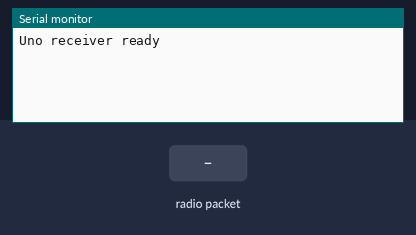
The sketch below on a simulated Arduino Uno, built with avr-gcc and run on an emulated ATmega328P. Shown: the last lines printed to the serial monitor. The inputs (shaded band) are chosen by the test bench. No radio packets arrive unless stated.

Above: at 1.2 s.
1.3 s: radio packet "1" arrives
At 2.0 s:
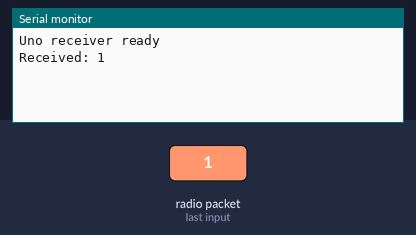
2.8 s: radio packet "0" arrives
At 3.2 s:
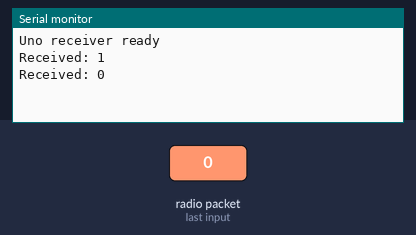
4.3 s: radio packet "2" arrives
At 5.5 s:
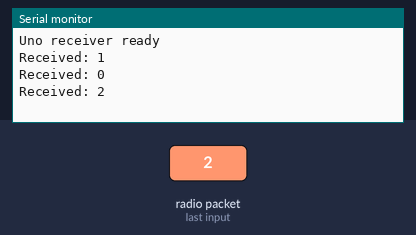

The sketch:

uno_rx_reconstructed.ino
```cpp
/*

- RECONSTRUCTED REFERENCE FIRMWARE
-
- Based on the hardware configuration and successful physical
- test documented in DEVELOPMENT_LOG.md.
-
- This is NOT claimed to be the exact historical source file
- used during the original test.
  */

#include <SPI.h>
#include <RF24.h>

RF24 radio(9, 10);  // CE, CSN
const byte ADDRESS[6] = "00001";

void setup() {
  Serial.begin(9600);
  if (!radio.begin()) {
    Serial.println(F("NRF24 not detected"));
    while (true) {}
  }

  radio.setPALevel(RF24_PA_LOW);
  radio.openReadingPipe(1, ADDRESS);
  radio.startListening();
  Serial.println(F("Uno receiver ready"));
}

void loop() {
  if (radio.available()) {
    char message[32] = {};
    radio.read(&message, sizeof(message));
    Serial.print(F("Received: "));
    Serial.println(message);
  }
}
```

Measured:
- after the input at 1.3 s, the serial monitor: prints a new line at once (image 1)
- after the input at 2.8 s, the serial monitor: prints a new line at once (image 2)
- after the input at 4.3 s, the serial monitor: prints a new line at once (image 3)
